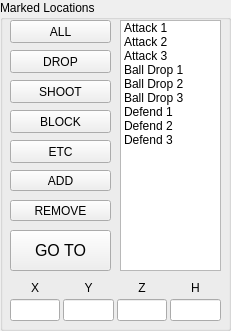
   <widget class="QGroupBox" name="groupMarkedLocations">
    <property name="geometry">
     <rect>
      <x>10</x>
      <y>630</y>
      <width>231</width>
      <height>331</height>
     </rect>
    </property>
    <property name="title">
     <string>Marked Locations</string>
    </property>
    <widget class="QPushButton" name="pbtnADDWP">
     <property name="geometry">
      <rect>
       <x>10</x>
       <y>170</y>
       <width>101</width>
       <height>21</height>
      </rect>
     </property>
     <property name="cursor">
      <cursorShape>PointingHandCursor</cursorShape>
     </property>
     <property name="text">
      <string>ADD</string>
     </property>
    </widget>
    <widget class="QPushButton" name="pbtnREMOVEWP">
     <property name="geometry">
      <rect>
       <x>10</x>
       <y>200</y>
       <width>101</width>
       <height>21</height>
      </rect>
     </property>
     <property name="cursor">
      <cursorShape>PointingHandCursor</cursorShape>
     </property>
     <property name="text">
      <string>REMOVE</string>
     </property>
    </widget>
    <widget class="QPushButton" name="pbtnGOTO">
     <property name="geometry">
      <rect>
       <x>10</x>
       <y>230</y>
       <width>101</width>
       <height>41</height>
      </rect>
     </property>
     <property name="font">
      <font>
       <pointsize>12</pointsize>
      </font>
     </property>
     <property name="cursor">
      <cursorShape>PointingHandCursor</cursorShape>
     </property>
     <property name="text">
      <string>GO TO</string>
     </property>
    </widget>
    <widget class="QWidget" name="layoutWidget">
     <property name="geometry">
      <rect>
       <x>10</x>
       <y>280</y>
       <width>211</width>
       <height>41</height>
      </rect>
     </property>
     <layout class="QGridLayout" name="gridLayout_8">
      <property name="topMargin">
       <number>0</number>
      </property>
      <property name="spacing">
       <number>3</number>
      </property>
      <item row="0" column="2">
       <widget class="QLabel" name="labelZ_L">
        <property name="text">
         <string>Z</string>
        </property>
        <property name="alignment">
         <set>Qt::AlignCenter</set>
        </property>
       </widget>
      </item>
      <item row="0" column="0">
       <widget class="QLabel" name="labelX_L">
        <property name="text">
         <string>X</string>
        </property>
        <property name="alignment">
         <set>Qt::AlignCenter</set>
        </property>
       </widget>
      </item>
      <item row="2" column="2">
       <widget class="QLineEdit" name="savedLocZ"/>
      </item>
      <item row="2" column="1">
       <widget class="QLineEdit" name="savedLocY"/>
      </item>
      <item row="2" column="0">
       <widget class="QLineEdit" name="savedLocX"/>
      </item>
      <item row="0" column="3">
       <widget class="QLabel" name="labelH_L">
        <property name="text">
         <string>H</string>
        </property>
        <property name="alignment">
         <set>Qt::AlignCenter</set>
        </property>
       </widget>
      </item>
      <item row="2" column="3">
       <widget class="QLineEdit" name="savedLocH"/>
      </item>
      <item row="0" column="1">
       <widget class="QLabel" name="labelY_L">
        <property name="text">
         <string>Y</string>
        </property>
        <property name="alignment">
         <set>Qt::AlignCenter</set>
        </property>
       </widget>
      </item>
     </layout>
    </widget>
    <widget class="QListWidget" name="markedLocationsList">
     <property name="geometry">
      <rect>
       <x>120</x>
       <y>20</y>
       <width>101</width>
       <height>251</height>
      </rect>
     </property>
     <property name="focusPolicy">
      <enum>Qt::NoFocus</enum>
     </property>
     <property name="editTriggers">
      <set>QAbstractItemView::NoEditTriggers</set>
     </property>
     <item>
      <property name="text">
       <string>Attack 1</string>
      </property>
     </item>
     <item>
      <property name="text">
       <string>Attack 2</string>
      </property>
     </item>
     <item>
      <property name="text">
       <string>Attack 3</string>
      </property>
     </item>
     <item>
      <property name="text">
       <string>Ball Drop 1</string>
      </property>
     </item>
     <item>
      <property name="text">
       <string>Ball Drop 2</string>
      </property>
     </item>
     <item>
      <property name="text">
       <string>Ball Drop 3</string>
      </property>
     </item>
     <item>
      <property name="text">
       <string>Defend 1</string>
      </property>
     </item>
     <item>
      <property name="text">
       <string>Defend 2</string>
      </property>
     </item>
     <item>
      <property name="text">
       <string>Defend 3</string>
      </property>
     </item>
    </widget>
    <widget class="QPushButton" name="pbtnETCWP">
     <property name="geometry">
      <rect>
       <x>10</x>
       <y>140</y>
       <width>101</width>
       <height>23</height>
      </rect>
     </property>
     <property name="text">
      <string>ETC</string>
     </property>
    </widget>
    <widget class="QPushButton" name="pbtnDROPWP">
     <property name="geometry">
      <rect>
       <x>10</x>
       <y>50</y>
       <width>101</width>
       <height>23</height>
      </rect>
     </property>
     <property name="text">
      <string>DROP</string>
     </property>
    </widget>
    <widget class="QPushButton" name="pbtnSHOOTWP">
     <property name="geometry">
      <rect>
       <x>10</x>
       <y>80</y>
       <width>101</width>
       <height>23</height>
      </rect>
     </property>
     <property name="text">
      <string>SHOOT</string>
     </property>
    </widget>
    <widget class="QPushButton" name="pbtnBLOCKWP">
     <property name="geometry">
      <rect>
       <x>10</x>
       <y>110</y>
       <width>101</width>
       <height>23</height>
      </rect>
     </property>
     <property name="text">
      <string>BLOCK</string>
     </property>
    </widget>
    <widget class="QPushButton" name="pbtnALLWP">
     <property name="geometry">
      <rect>
       <x>10</x>
       <y>20</y>
       <width>101</width>
       <height>23</height>
      </rect>
     </property>
     <property name="text">
      <string>ALL</string>
     </property>
    </widget>
   </widget>
